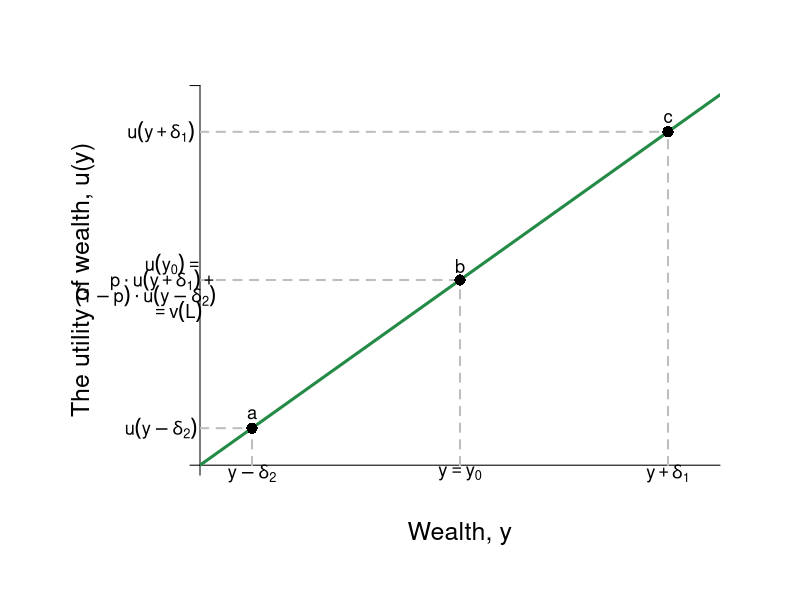

Generate this figure with R:
#Graph Designer(s): Simon Halliday & Riley Boeth '17
#Authors: Bowles, Foley and Halliday
#Title: Coordination, Conflict and Competition: A Text in Microeconomics

library(shape)
pdf(file = "risk/risk_neutral_u.pdf", width = 10, height = 8)

#Set parameters for graphics
axislabelsize <- 1.5
labelsize <- 1.1
graphlinewidth <- 3
segmentlinewidth <- 2

COL <- c("#7fc97f", "#beaed4", "#fdc086", "#ffff99", "#386cb0", "#f0027f", "#bf5b17", "#666666")
COLA <- c("#e0f3db", "#99d8c9","#66c2a4","#41ae76", "#238b45", "#005824")
COLB <- c("#4eb3d3", "#2b8cbe", "#0868ac","#084081")

#Edited the margins to cater for the larger LHS labels
par(mar =  c(6, 10, 4, 4))

#Linear utility of wealth equation

LinearU <- function(x,y) {
  x
}


#Add limits on axes and levels of utility for each indifference curve
ylims <- c(0, 40)
xlims <- c(0, 40)

npts <- 501 
x <- seq(xlims[1], xlims[2], length.out = npts)
y <- seq(ylims[1], ylims[2], length.out = npts) 

plot(0, 0, xlim = xlims, ylim = ylims, type = "n",
     xlab = expression(paste("")),
     ylab = expression(paste("")), 
     xaxt = "n", 
     yaxt = "n", 
     cex.lab = axislabelsize, 
     bty = "n", 
     xaxs="i"#, 
     #yaxs="i"
)

#x and y limits with plain axes without ticks/numbers to match previous graph

ticksx <- seq(from = 0, to = xlims[2]+1, by = 41)
xlabels <- seq(from = 0, to = xlims[2], by = 1)
ticksy <- seq(from = 0, to = ylims[2]+1, by = 41)
ylabels <- seq(from = 0, to = ylims[2], by = 10)

axis(1,at = ticksx,  pos = 0, labels = FALSE)
axis(2,at = ticksy,  pos = 0, labels = FALSE, las = 1)

npts <- 500 
xx1 <- seq(xlims[1], xlims[2], length.out = npts)
xx2 <- seq(0, xlims[2], length.out = npts)
xx3 <- seq(xlims[1], 0, length.out = npts)
xx4 <- seq(-11, 0, length.out = npts)

#Axis labels and draw linear utility function
mtext(expression(paste("Wealth, y")), side = 1, line = 2.5, cex = axislabelsize)
text(-9, 0.5*ylims[2], expression(paste("The utility of wealth, u(y)")), xpd = TRUE, cex = axislabelsize, srt = 90) 

lines(xx1, LinearU(xx1, y), col = COLA[5], lwd = graphlinewidth)

#Label 3 points on line

text(4, 5.5, expression(paste("a")), cex = labelsize)
segments(4, 0, 4, 4, lty = 2, col = "gray", lwd = segmentlinewidth)
segments(0, 4, 4, 4, lty = 2, col = "gray", lwd = segmentlinewidth)
points(4, 4, pch = 16, col = "black", cex = 1.5)

text(20, 21.5, expression(paste("b")), cex = labelsize)
segments(20, 0, 20, 20, lty = 2, col = "gray", lwd = segmentlinewidth)
segments(0, 20, 20, 20, lty = 2, col = "gray", lwd = segmentlinewidth)
points(20, 20, pch = 16, col = "black", cex = 1.5)

text(36, 37.5, expression(paste("c")), cex = labelsize)
segments(36, 0, 36, 36, lty = 2, col = "gray", lwd = segmentlinewidth)
segments(0, 36, 36, 36, lty = 2, col = "gray", lwd = segmentlinewidth)
points(36, 36, pch = 16, col = "black", cex = 1.5)

#Label y-sub,x-sub,etc. on axes

text(36, -.9, expression(paste(y +  delta[1])), xpd = TRUE, cex = labelsize)
text(20, -.9, expression(paste(y == y[0])),  xpd = TRUE,  cex = labelsize)
text(4, -.9, expression(paste(y - delta[2])),  xpd = TRUE,  cex = labelsize)


text(-3, 36, expression(paste(u(y + delta[1]))), xpd = TRUE, cex = labelsize)
text(-2, 21.7, expression(paste(u(y[0]) == phantom())),  xpd = TRUE, cex = labelsize)
text(-2.8, 20, expression(paste(p%.%u(y + delta[1]) + phantom())),  xpd = TRUE, cex = labelsize)
text(-4.2, 18.3, expression(paste((1 - p)%.%u(y - delta[2]))),  xpd = TRUE, cex = labelsize)
text(-1.8, 16.6, expression(paste(phantom() == v(L))),  xpd = TRUE, cex = labelsize)
text(-3, 4, expression(paste(u(y - delta[2]))),  xpd = TRUE,  cex = labelsize)


dev.off()
